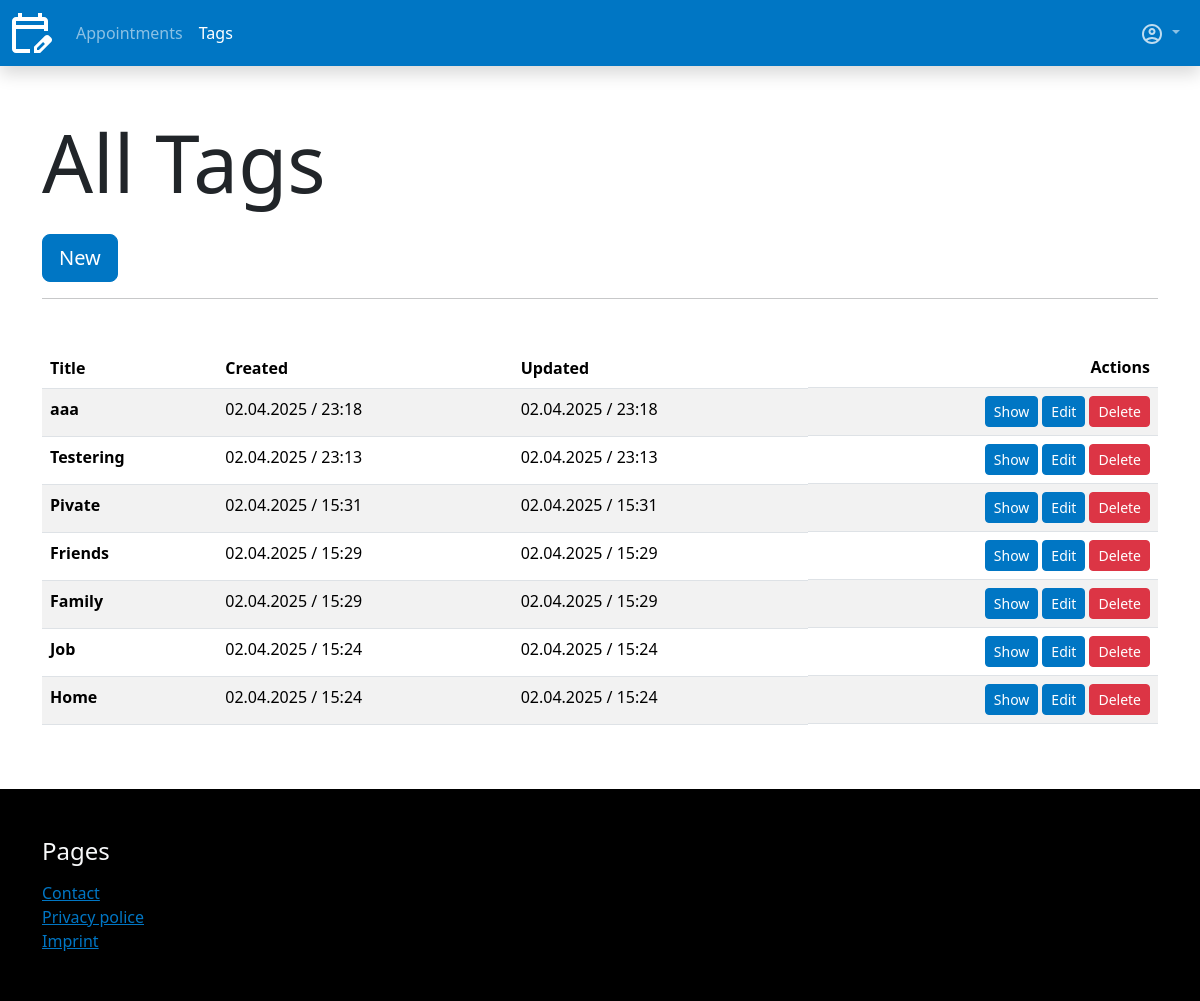
Page /app/tags/ (signed in) on the earlier database version.
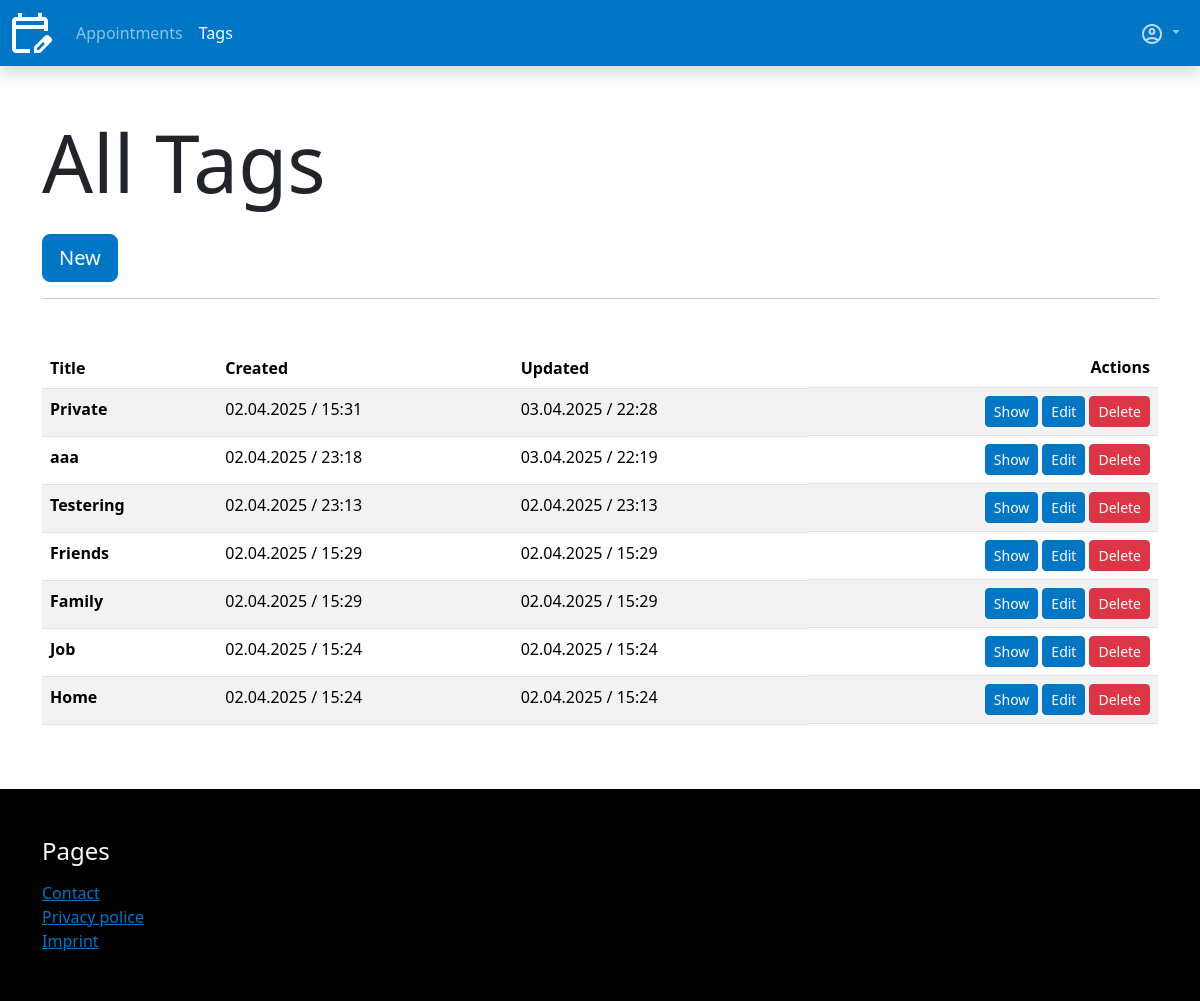
Same page on the later database version.
### appointments/models.py (models this page shows)
class Tag(models.Model):
    user = models.ForeignKey(User, on_delete=models.CASCADE, verbose_name=_("User"))
    title = models.CharField(max_length=255, verbose_name=_("Title"))
    created = models.DateTimeField(auto_now_add=True, verbose_name=_("Created"))
    updated = models.DateTimeField(auto_now=True, verbose_name=_("Updated"))
    def __str__(self):
        return self.title
    class Meta:
        ordering = [
            "-updated"
        ]
        verbose_name = _("Tag")

### appointments/views/tags.py (the view)
# urls.py: path("tags/", tags.index, name="tags_index"),
@login_required(login_url="sevo_user:sign_in")
def index(request):
    tags = Tag.objects.filter(user=request.user)
    print(tags)
    return render(request, "appointments/tags/index.html", {
        "title": "All Tags",
        "tags": tags
    })

### template_tags/templatetags/app_tags.py (called while the page is built)
@register.simple_tag
def active_site(path, name):
    path_splitted = path.split("/")
    path_compare = path_splitted[2]
    if name in path_compare:
        return "active"

### appointments/templates/appointments/tags/index.html (shortened to what this page needs)
{% extends "base.html" %}
{% load i18n %}
{% block content %}
    <h1 class="display-1">{{ title }}</h1>
    <div class="mt-4">
        <a class="btn btn-primary btn-lg" href="{% url "appointments:tags_new" %}">{% trans "New" %}</a>
    </div>
    <hr class="mb-5">
    <div>
        {% if tags %}
            <div class="table-responsive mt-5">
                <table class="table table-striped">
                    <thead>
                        <tr>
                            <th>{% trans "Title" %}</th>
                            <th>{% trans "Created" %}</th>
                            <th>{% trans "Updated" %}</th>
                            <th class="d-flex justify-content-end">{% trans "Actions" %}</th>
                        </tr>
                    </thead>
                    <tbody>
                        {% for tag in tags %}
                            <tr>
                                <th scope="row">{{ tag.title }}</th>
                                <td>{{ tag.created|date:"d.m.Y / H:i" }}</td>
                                <td>{{ tag.updated|date:"d.m.Y / H:i" }}</td>
                                <td class="d-flex justify-content-end">
                                    <div class="d-flex gap-1">
                                        <a class="btn btn-primary btn-sm" href="{% url "appointments:tags_show" pk=tag.pk %}">{% trans "Show" %}</a>
                                        <a class="btn btn-primary btn-sm" href="{% url "appointments:tags_update" pk=tag.pk %}">{% trans "Edit" %}</a>
                                        <a class="btn btn-danger btn-sm" href="{% url "appointments:tags_delete" pk=tag.pk %}">{% trans "Delete" %}</a>
                                    </div>
                                </td>
                            </tr>
                        {% endfor %}
                    </tbody>
                </table>
            </div>
        {% else %}
            <p>{% trans "No Tags available." %}</p>
        {% endif %}
    </div>
{% endblock %}

Differences in the rows shown:
changed Tag: title "Pivate" → "Private"; updated "02.04.2025 / 15:31" → "03.04.2025 / 22:28"; moves up the list
changed Tag "aaa": updated "02.04.2025 / 23:18" → "03.04.2025 / 22:19"
